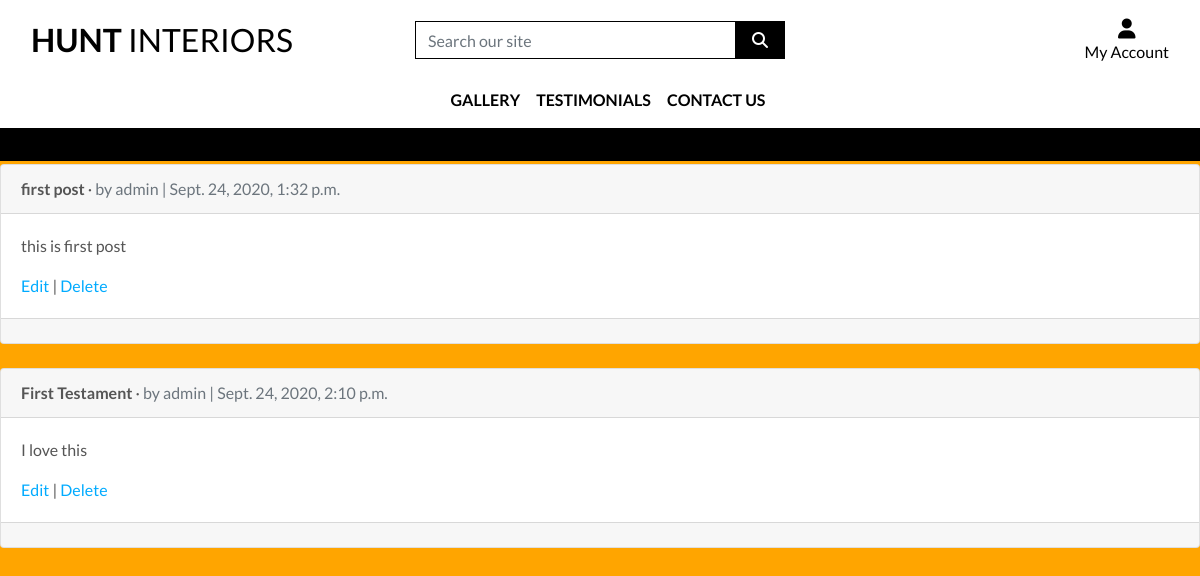
Screenshot of /testaments/ with the database file from the repository.
### testaments/models.py (models this page shows, shortened)
class Testament(models.Model):
    title = models.CharField(max_length=255)
    body = models.TextField()
    date = models.DateTimeField(auto_now_add=True)
    author = models.ForeignKey(get_user_model(), on_delete=models.CASCADE,)

### testaments/views.py (the view)
# urls.py: path('', TestamentListView.as_view(), name='testament_list'),
class TestamentListView(ListView):
    model = Testament
    template_name = 'testaments/testament_list.html'

### testaments/templates/testaments/testament_list.html (shortened to what this page needs)
<!DOCTYPE html>
{% extends 'base.html' %}
{% block page_header %}
    <div class="container header-container">
    </div>
{% endblock %}
{% block content %}
  {% for testament in object_list %}
    <div class="card">
      <div class="card-header">
        <span class="font-weight-bold">{{ testament.title }}</span> &middot;
        <span class="text-muted">by {{ testament.author }} | {{ testament.date }}</span>
      </div>
      <div class="card-body">
        <p>{{ testament.body }}</p>
        <a href="{% url 'testament_edit' testament.pk %}">Edit</a> |
        <a href="{% url 'testament_delete' testament.pk %}">Delete</a>
      </div>
      <div class="card-footer">
      </div>
    </div>
    <br />
  {% endfor %}
{% endblock content %}

### static/css/base.css (style rules this page uses)
html { height: 100%; }
body { background-color: orange; background-size: cover; height: calc(100vh - 164px); color: #555; font-family: 'Lato'; }
a { color:#00abff; text-decoration:none; }
@media (min-width: 1200px) { .container { max-width: 80%; } }
@media (min-width: 992px) { .header-container { padding-top: 164px; } }

### rows the page displays
Testament: title "first post", author "admin", date "Sept. 24, 2020, 1:32 p.m.", body "this is first post"
Testament: title "First Testament", author "admin", date "Sept. 24, 2020, 2:10 p.m.", body "I love this"
